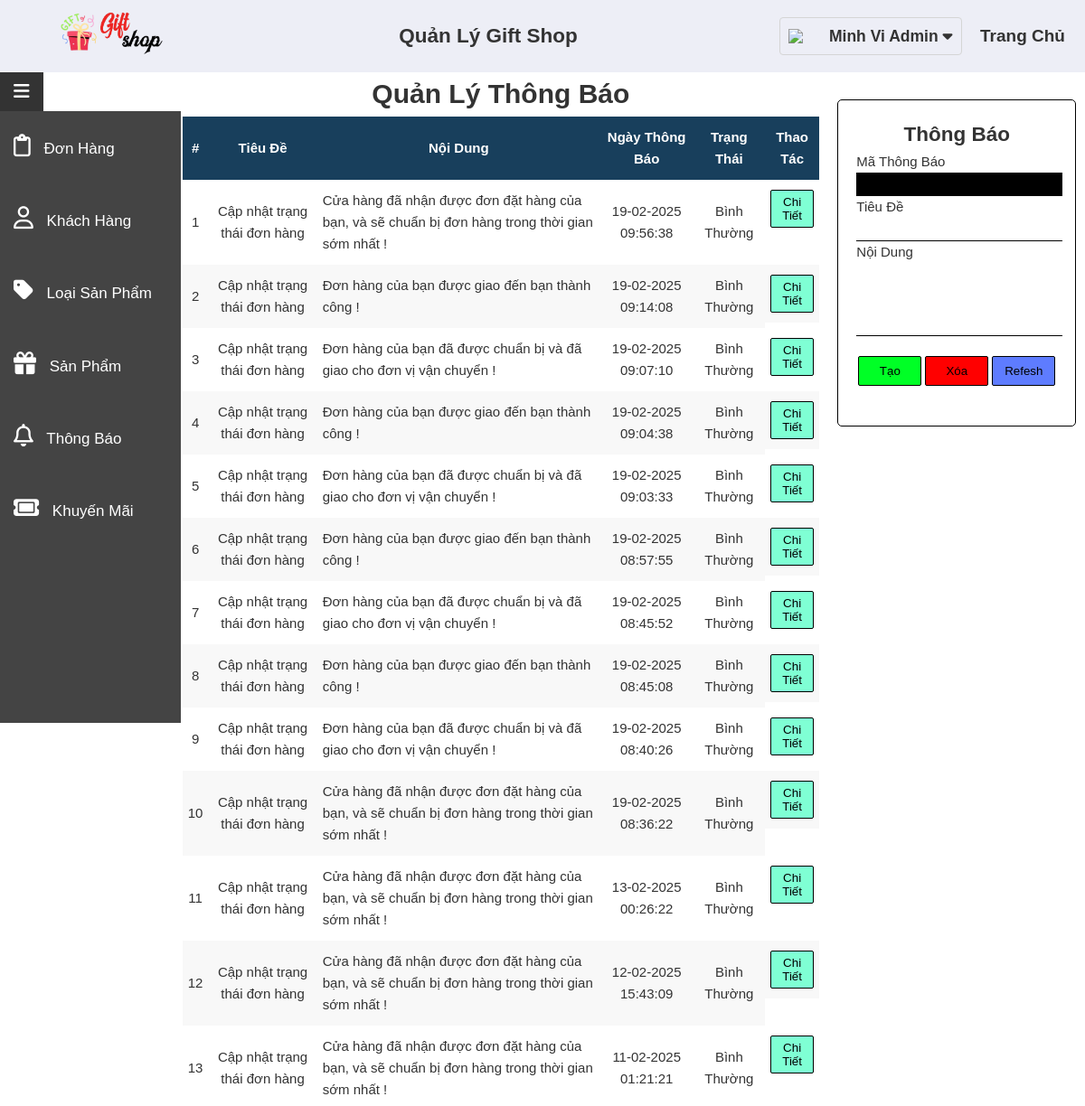
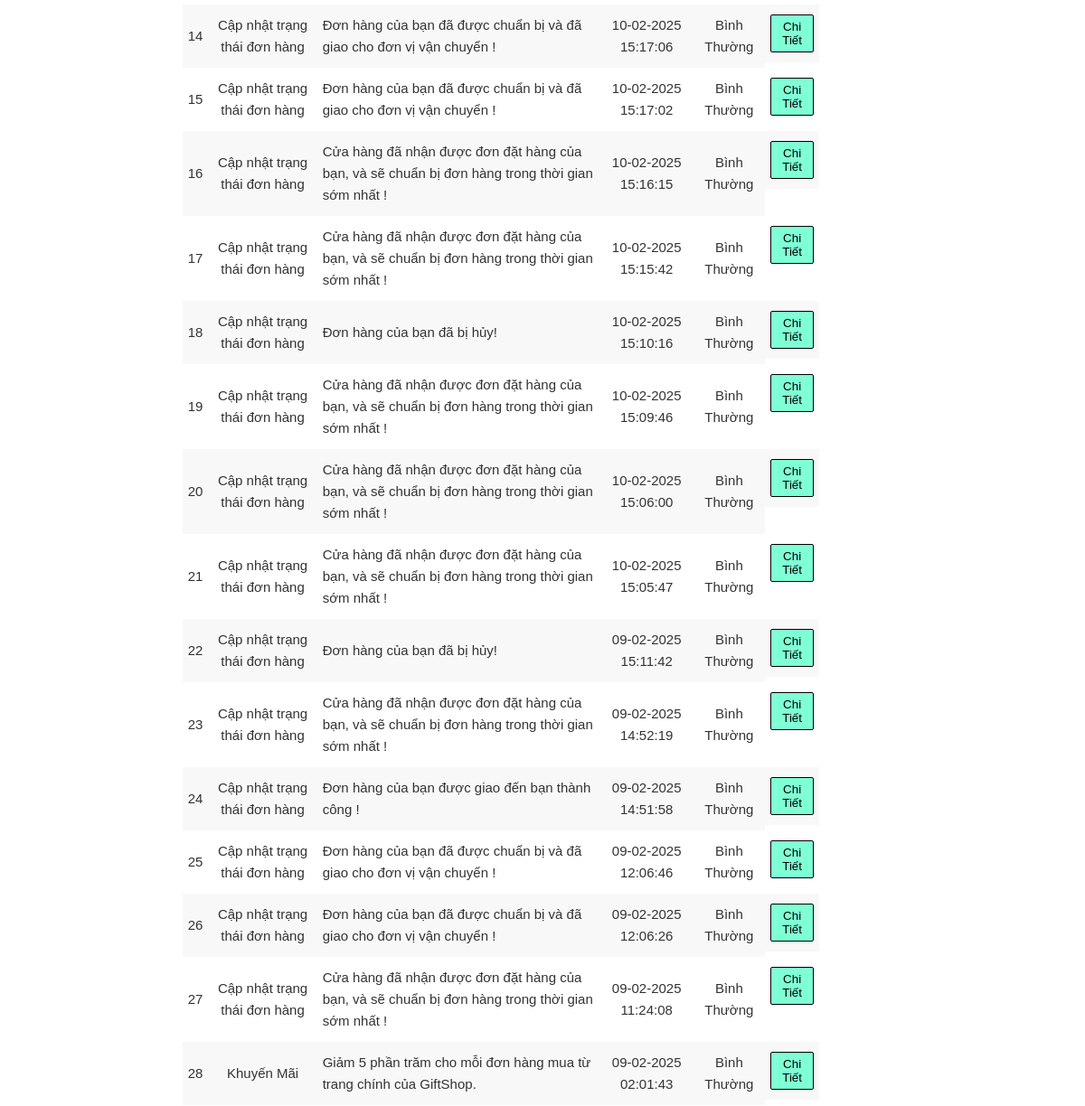
/Admin/index.php?ctrl=ThongBao (signed in), run on the app's committed database (2 pictures, top to bottom).
### tables this page shows
CREATE TABLE `thongbao` (
  `MaTB` varchar(255) NOT NULL,
  `MaTK` varchar(255) NOT NULL,
  `TieuDe` varchar(255) NOT NULL,
  `NoiDung` varchar(255) NOT NULL,
  `NgayThongBao` datetime NOT NULL,
  `TrangThaiTB` enum('Bình Thường','Vô Hiệu Hóa') NOT NULL,
  `DaDoc` enum('Đã Đọc','Chưa Đọc') NOT NULL DEFAULT 'Chưa Đọc'
);

### Lib/Database.php (called while the page is built, shortened)
<?php
class Database {
      private $localhost = "localhost";
      private $username = "root";
      private $password = "";
      private $database = "giftshop";
      private $conn;
      public function __construct()
      {
            $this->conn = $this->connectDB();
      }
      private function connectDB()
      {
            $conn = mysqli_connect($this->localhost, $this->username, $this->password, $this->database);
            return $conn;
      }
      public function select($query)
      {
            $result = mysqli_query($this->conn, $query);
            if ($result) {
                  $data = mysqli_fetch_all($result, MYSQLI_ASSOC);
                  return $data;
            } else {
                  die(mysqli_error($this->conn));
            }
      }
}

### Admin/Model/ThongBaoModel.php (called while the page is built, shortened)
<?php
require_once (__DIR__ . "/../../Lib/Database.php");
class ThongBaoModel {
      private $db;
      public function __construct() {
            $this->db = new Database();
      }
      public function getAll() {
            $getAllQuery = "SELECT * from `thongbao` ORDER BY `thongbao`.`MaTB` DESC";
            $result = $this->db->select($getAllQuery);
            if(count($result) > 0){
                  return $result;
            }
            return null;
      }
}

### Admin/View/ThongBaoView.php (the view)
<div id="ThongBao-wrapper">
      <div id="danhSachThongBao-container">
            <center><h1>Quản Lý Thông Báo</h1></center>
            <center><table id="ThongBao-table">
                  <thead>
                  <tr>
                        <th>#</th>
                        <th>Tiêu Đề</th>
                        <th>Nội Dung</th>
                        <th>Ngày Thông Báo</th>
                        <th>Trạng Thái</th>
                        <th>Thao Tác</th>
                  </tr>
                  </thead>
                  <tbody>
                        <?php
                              if($listThongBao !=null) {
                                    $i = 1;
                                    foreach($listThongBao  as $ThongBao) {
                                          echo "<tr>";
                                          echo "<td class='ThongBao-stt'>$i</td>";
                                          echo "<td class='ThongBao-tieude'>$ThongBao[TieuDe]</td>";
                                          echo "<td class='ThongBao-noidung' style='text-align:left;'>$ThongBao[NoiDung]</td>";
                                          echo "<td class='ThongBao-ngaythongbao'>".DateTime::createFromFormat('Y-m-d H:i:s', $ThongBao["NgayThongBao"])->format('d-m-Y H:i:s')."</td>";
                                          echo "<td class='ThongBao-trangthai'>$ThongBao[TrangThaiTB]</td>";
                                          echo "
                                          <td class='ThongBao-thaotac'>
                                                <button class='ThongBao-chitiet' onclick=\"chiTietThongBao('".$ThongBao['MaTB']."')\">Chi Tiết</button>
                                          </td>";
                                          echo "</tr>";
                                          $i++;
                                    }
                              }
                        ?>
                  </tbody>
            </table></center>
      </div>
      <div id="thongTinThongBao-container">
            <h2>Thông Báo</h2>
            <div>
            <div>
                  <label class="addTB-label" for="addTB-ma">Mã Thông Báo</label><br>
                  <input class="addTB-input" type="text" name="addTB-ma" id="addTB-ma" disabled style="pointer-events: none; background-color:black; color:white;">
            </div>
            <div>
                  <label class="addTB-label" for="addTB-tieude">Tiêu Đề</label><br>
                  <input class="addTB-input" type="text" name="addTB-tieude" id="addTB-tieude">
            </div>
            <div>
                  <label class="addTB-label" for="addTB-noidung">Nội Dung</label>
                  <textarea name="addTB-noidung" id="addTB-noidung" class="addTB-input"></textarea>
            </div>
            <div id='addTB-thaotac'>
                  <button class='addTB-them' onclick='addTB()'>Tạo</button>
                  <button class='addTB-xoa' onclick='deleteTB()'>Xóa</button>
                  <button class='addTB-refesh' onclick='refeshTB()'>Refesh</button>
            </div>
      </div>
      </div>
</div>

### Admin/Css/style.css (style rules this page uses)
* { margin: 0; padding: 0; }
body { width: 100%; color: #333; font-family: Helvetica,'Courier New', Courier, monospace; font-size: 15px; line-height: 1.6; }
a, h1, h2, h3, h4, h5, h6 { text-align: center; vertical-align: middle; }
textarea { height: 70px; resize: none; }
td { text-align: center; vertical-align: middle; }
th { text-align: center; vertical-align: middle; }

### Admin/Css/ThongBao.css (style rules this page uses)
#ThongBao-wrapper { width: 100%; height: 100%; display: flex; flex-direction: row; justify-content: space-around; }
#danhSachThongBao-container { width: 70%; }
#thongTinThongBao-container { margin-top: 30px; width: 22%; padding: 20px; border: 1px solid #000; border-radius: 5px; height: 320px; }
#ThongBao-table { width: 100%; }
#ThongBao-table thead tr { background-color: #183f5c; color: rgb(255, 255, 255); }
#ThongBao-table thead th { outline: 1px solid #183f5c ; margin: 0; justify-content: center; padding: 10px 5px 10px 5px; }
#ThongBao-table tbody td { padding: 10px 5px 10px 5px; }
#ThongBao-table .ThongBao-thaotac { display: flex; justify-content: space-evenly; }
#ThongBao-table .ThongBao-thaotac button { cursor: pointer; border-radius: 2px; padding: 5px; border: 1px solid #000; animation: 0.3s; }
#ThongBao-table .ThongBao-chitiet { background-color: aquamarine; color: #000; }
#ThongBao-table tr:nth-child(even) td { outline: 1px solid #F8F8F8; background: #F8F8F8; }
#thongTinThongBao-container .addTB-input { padding: 5px; width: 98%; border: none; border-bottom: 1px solid #000; }
#addTB-thaotac { margin-top: 15px; display: flex; justify-content: space-around; }
#addTB-thaotac button { cursor: pointer; border-radius: 2px; padding: 5px; border: 1px solid #000; animation: 0.3s; width: 70px; height: 33px; }
.addTB-them { background-color: rgb(0, 255, 38); color: black; }
.addTB-xoa { background-color: rgb(255, 0, 0); color: black; }
.addTB-refesh { background-color: rgb(94, 124, 255); color: black; }

### data on the page
thongbao: TieuDe "Cập nhật trạng thái đơn hàng", NoiDung "Cửa hàng đã nhận được đơn đặt hàng của bạn, và sẽ chuẩn bị đơn hàng trong thời gian sớm nhất !", NgayThongBao "19-02-2025 09:56:38", TrangThaiTB "Bình Thường"
thongbao: TieuDe "Cập nhật trạng thái đơn hàng", NoiDung "Đơn hàng của bạn được giao đến bạn thành công !", NgayThongBao "19-02-2025 09:14:08", TrangThaiTB "Bình Thường"
thongbao: TieuDe "Cập nhật trạng thái đơn hàng", NoiDung "Đơn hàng của bạn đã được chuẩn bị và đã giao cho đơn vị vận chuyển !", NgayThongBao "19-02-2025 09:07:10", TrangThaiTB "Bình Thường"
thongbao: TieuDe "Cập nhật trạng thái đơn hàng", NoiDung "Đơn hàng của bạn được giao đến bạn thành công !", NgayThongBao "19-02-2025 09:04:38", TrangThaiTB "Bình Thường"
thongbao: TieuDe "Cập nhật trạng thái đơn hàng", NoiDung "Đơn hàng của bạn đã được chuẩn bị và đã giao cho đơn vị vận chuyển !", NgayThongBao "19-02-2025 09:03:33", TrangThaiTB "Bình Thường"
thongbao: TieuDe "Cập nhật trạng thái đơn hàng", NoiDung "Đơn hàng của bạn được giao đến bạn thành công !", NgayThongBao "19-02-2025 08:57:55", TrangThaiTB "Bình Thường"
thongbao: TieuDe "Cập nhật trạng thái đơn hàng", NoiDung "Đơn hàng của bạn đã được chuẩn bị và đã giao cho đơn vị vận chuyển !", NgayThongBao "19-02-2025 08:45:52", TrangThaiTB "Bình Thường"
thongbao: TieuDe "Cập nhật trạng thái đơn hàng", NoiDung "Đơn hàng của bạn được giao đến bạn thành công !", NgayThongBao "19-02-2025 08:45:08", TrangThaiTB "Bình Thường"
thongbao: TieuDe "Cập nhật trạng thái đơn hàng", NoiDung "Đơn hàng của bạn đã được chuẩn bị và đã giao cho đơn vị vận chuyển !", NgayThongBao "19-02-2025 08:40:26", TrangThaiTB "Bình Thường"
thongbao: TieuDe "Cập nhật trạng thái đơn hàng", NoiDung "Cửa hàng đã nhận được đơn đặt hàng của bạn, và sẽ chuẩn bị đơn hàng trong thời gian sớm nhất !", NgayThongBao "19-02-2025 08:36:22", TrangThaiTB "Bình Thường"
thongbao: TieuDe "Cập nhật trạng thái đơn hàng", NoiDung "Cửa hàng đã nhận được đơn đặt hàng của bạn, và sẽ chuẩn bị đơn hàng trong thời gian sớm nhất !", NgayThongBao "13-02-2025 00:26:22", TrangThaiTB "Bình Thường"
thongbao: TieuDe "Cập nhật trạng thái đơn hàng", NoiDung "Cửa hàng đã nhận được đơn đặt hàng của bạn, và sẽ chuẩn bị đơn hàng trong thời gian sớm nhất !", NgayThongBao "12-02-2025 15:43:09", TrangThaiTB "Bình Thường"
thongbao: TieuDe "Cập nhật trạng thái đơn hàng", NoiDung "Cửa hàng đã nhận được đơn đặt hàng của bạn, và sẽ chuẩn bị đơn hàng trong thời gian sớm nhất !", NgayThongBao "11-02-2025 01:21:21", TrangThaiTB "Bình Thường"
thongbao: TieuDe "Cập nhật trạng thái đơn hàng", NoiDung "Đơn hàng của bạn đã được chuẩn bị và đã giao cho đơn vị vận chuyển !", NgayThongBao "10-02-2025 15:17:06", TrangThaiTB "Bình Thường"
thongbao: TieuDe "Cập nhật trạng thái đơn hàng", NoiDung "Đơn hàng của bạn đã được chuẩn bị và đã giao cho đơn vị vận chuyển !", NgayThongBao "10-02-2025 15:17:02", TrangThaiTB "Bình Thường"
thongbao: TieuDe "Cập nhật trạng thái đơn hàng", NoiDung "Cửa hàng đã nhận được đơn đặt hàng của bạn, và sẽ chuẩn bị đơn hàng trong thời gian sớm nhất !", NgayThongBao "10-02-2025 15:16:15", TrangThaiTB "Bình Thường"
thongbao: TieuDe "Cập nhật trạng thái đơn hàng", NoiDung "Cửa hàng đã nhận được đơn đặt hàng của bạn, và sẽ chuẩn bị đơn hàng trong thời gian sớm nhất !", NgayThongBao "10-02-2025 15:15:42", TrangThaiTB "Bình Thường"
thongbao: TieuDe "Cập nhật trạng thái đơn hàng", NoiDung "Đơn hàng của bạn đã bị hủy!", NgayThongBao "10-02-2025 15:10:16", TrangThaiTB "Bình Thường"
thongbao: TieuDe "Cập nhật trạng thái đơn hàng", NoiDung "Cửa hàng đã nhận được đơn đặt hàng của bạn, và sẽ chuẩn bị đơn hàng trong thời gian sớm nhất !", NgayThongBao "10-02-2025 15:09:46", TrangThaiTB "Bình Thường"
thongbao: TieuDe "Cập nhật trạng thái đơn hàng", NoiDung "Cửa hàng đã nhận được đơn đặt hàng của bạn, và sẽ chuẩn bị đơn hàng trong thời gian sớm nhất !", NgayThongBao "10-02-2025 15:06:00", TrangThaiTB "Bình Thường"
thongbao: TieuDe "Cập nhật trạng thái đơn hàng", NoiDung "Cửa hàng đã nhận được đơn đặt hàng của bạn, và sẽ chuẩn bị đơn hàng trong thời gian sớm nhất !", NgayThongBao "10-02-2025 15:05:47", TrangThaiTB "Bình Thường"
thongbao: TieuDe "Cập nhật trạng thái đơn hàng", NoiDung "Đơn hàng của bạn đã bị hủy!", NgayThongBao "09-02-2025 15:11:42", TrangThaiTB "Bình Thường"
thongbao: TieuDe "Cập nhật trạng thái đơn hàng", NoiDung "Cửa hàng đã nhận được đơn đặt hàng của bạn, và sẽ chuẩn bị đơn hàng trong thời gian sớm nhất !", NgayThongBao "09-02-2025 14:52:19", TrangThaiTB "Bình Thường"
thongbao: TieuDe "Cập nhật trạng thái đơn hàng", NoiDung "Đơn hàng của bạn được giao đến bạn thành công !", NgayThongBao "09-02-2025 14:51:58", TrangThaiTB "Bình Thường"
thongbao: TieuDe "Cập nhật trạng thái đơn hàng", NoiDung "Đơn hàng của bạn đã được chuẩn bị và đã giao cho đơn vị vận chuyển !", NgayThongBao "09-02-2025 12:06:46", TrangThaiTB "Bình Thường"
thongbao: TieuDe "Cập nhật trạng thái đơn hàng", NoiDung "Đơn hàng của bạn đã được chuẩn bị và đã giao cho đơn vị vận chuyển !", NgayThongBao "09-02-2025 12:06:26", TrangThaiTB "Bình Thường"
thongbao: TieuDe "Cập nhật trạng thái đơn hàng", NoiDung "Cửa hàng đã nhận được đơn đặt hàng của bạn, và sẽ chuẩn bị đơn hàng trong thời gian sớm nhất !", NgayThongBao "09-02-2025 11:24:08", TrangThaiTB "Bình Thường"
thongbao: TieuDe "Khuyến Mãi", NoiDung "Giảm 5 phần trăm cho mỗi đơn hàng mua từ trang chính của GiftShop.", NgayThongBao "09-02-2025 02:01:43", TrangThaiTB "Bình Thường"

### other printed values
$_SESSION['GiftShopUser']['HoTen'] "Minh Vi Admin"
